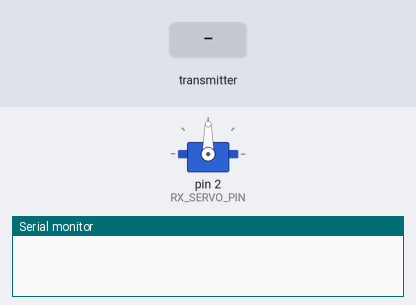
A program run on a simulated Arduino Mega 2560, built with avr-gcc and run on an emulated ATmega2560. Shown: servo, the last lines printed to the serial monitor. The inputs (shaded band) are chosen by the test bench. No radio packets arrive unless stated.

Above: at 1.2 s.
1.3 s: the transmitter starts sending input = 0
At 1.7 s:
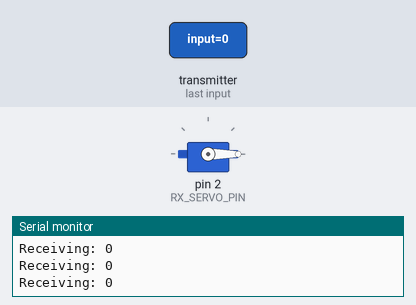
Timing chart, 0 to 4.3 s (numbered marks = the images above; inputs shaded):
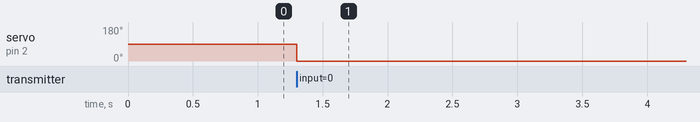

The program:

main.cpp
```cpp
#include <Servo.h>
#include <Arduino.h>
#include <SPI.h>
#include <RF24.h>
#include <nRF24L01.h>

#define MIN_TX_INPUT 0
#define MAX_TX_INPUT 1023

#define CE_RX 9
#define CSN_RX 10
RF24 RxRadio(CE_RX,CSN_RX);

#define RX_SERVO_PIN 2
Servo rxServo;


const uint64_t radioAddress = 0xB00B1E5000LL;

void rxSetup(){
}

void setup() {
	RxRadio.begin();
	RxRadio.setAutoAck(true);
  	RxRadio.setRetries(5,15);
	RxRadio.openReadingPipe(1,radioAddress);
	RxRadio.startListening();
	RxRadio.printDetails();

	rxServo.attach(RX_SERVO_PIN);

	Serial.begin(115200);
}

void loop() {
	if (RxRadio.available()){
		unsigned int input;
		RxRadio.read(&input,sizeof(input));

		Serial.print("Receiving: ");
		Serial.println(input);

		rxServo.write(map(
			input,
			MIN_TX_INPUT,
			MIN_TX_INPUT,
			0,
			180
		));
	}
}

/*
MISO MOSI
SCK  SS
*/
```

Measured:
- after the input at 1.3 s, servo on pin 2 (RX_SERVO_PIN): 90° → 0° at once
